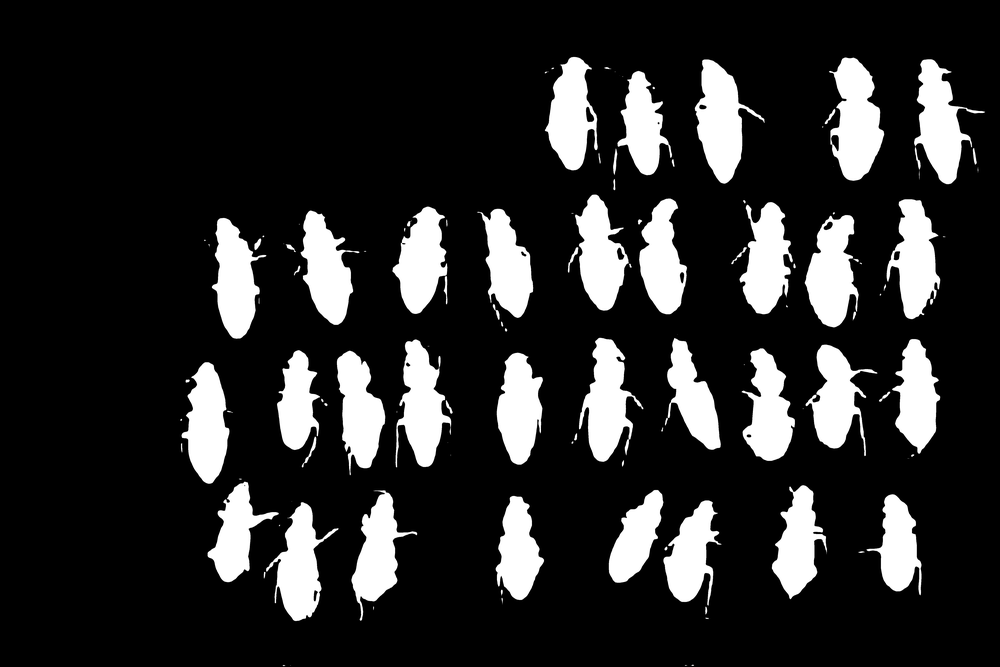
#> input picture samples/A00000008916_mask.png, 1000 x 667 px, shrunk from 5568 x 3712 before the run, found by its file name
$ python view_mask_img.py
#> lines starting #> are read from the running program, lines starting #| are printed output that depends on the picture
import cv2
from pathlib import Path

def main():
    mask_image_dir = '/fs/scratch/PAS2684/yoohj0416/data-archive/2018-NEON-beetles/group_images_masks'

    # Get the first image in the directory
    # mask_img_path = Path(mask_image_dir).rglob('*.png').__next__()
    # mask_img_path = Path('/fs/scratch/PAS2684/yoohj0416/data-archive/2018-NEON-beetles/group_images_masks/A00000033572_mask.png')
    # mask_img_path = Path('/fs/scratch/PAS2684/yoohj0416/data-archive/2018-NEON-beetles/group_images_masks/A00000033623_mask.png')
    mask_img_path = Path('/fs/scratch/PAS2684/yoohj0416/data-archive/2018-NEON-beetles/group_images_masks/A00000008916_mask.png')
    # Read the image as binary
    mask_img = cv2.imread(str(mask_img_path), cv2.IMREAD_GRAYSCALE)
#> mask_img is the input picture: shape (667, 1000); min 0, max 255, mean 43.4

    # Covert binary image to 0-255 scale
    mask_img = mask_img * 255
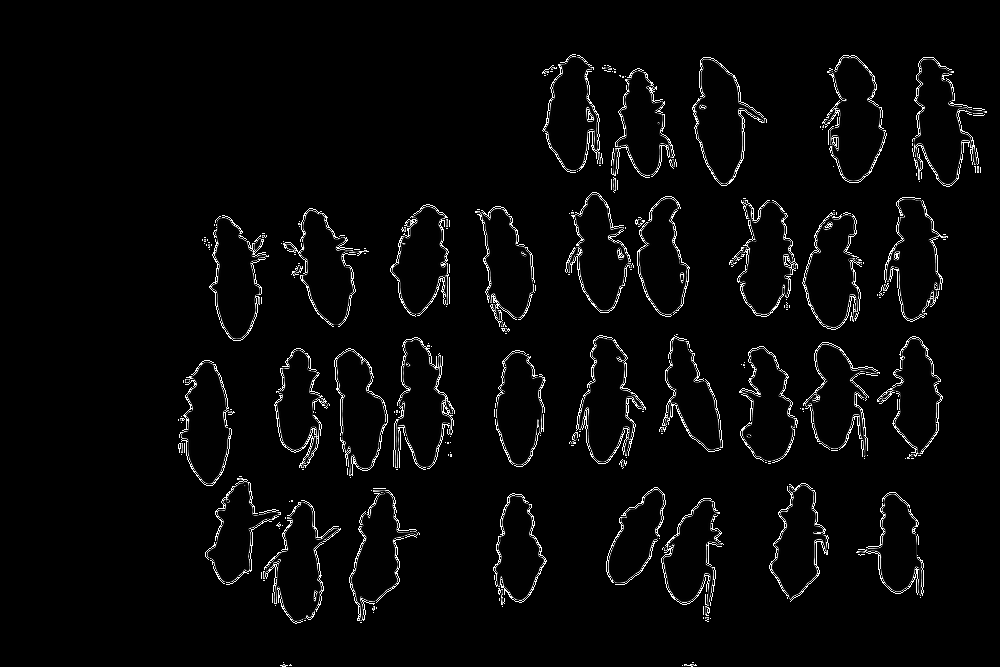
#> mask_img: shape (667, 1000); min 0, max 255, mean 8

    # Image path to save
    save_dir = Path('/users/PAS2119/yoohj0416/predictbeetle/samples')
    save_path = save_dir.joinpath(mask_img_path.name)

    # Save image
    cv2.imwrite(str(save_path), mask_img)

if __name__ == '__main__':
    main()

$ run again, with samples/A00000033572_mask.png copied over samples/A00000008916_mask.png
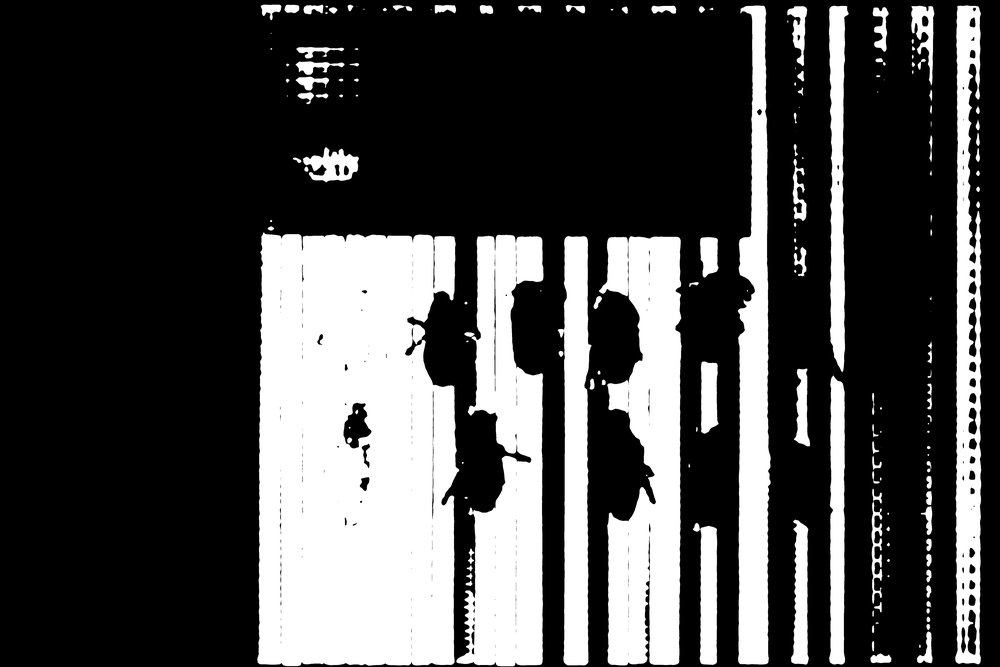
#> input picture samples/A00000033572_mask.png, 1000 x 667 px, shrunk from 5568 x 3712 before the run, found by its file name
#> in main, mask_img is the input picture: shape (667, 1000); min 0, max 255, mean 71.9
#> in main, `mask_img = mask_img * 255`:
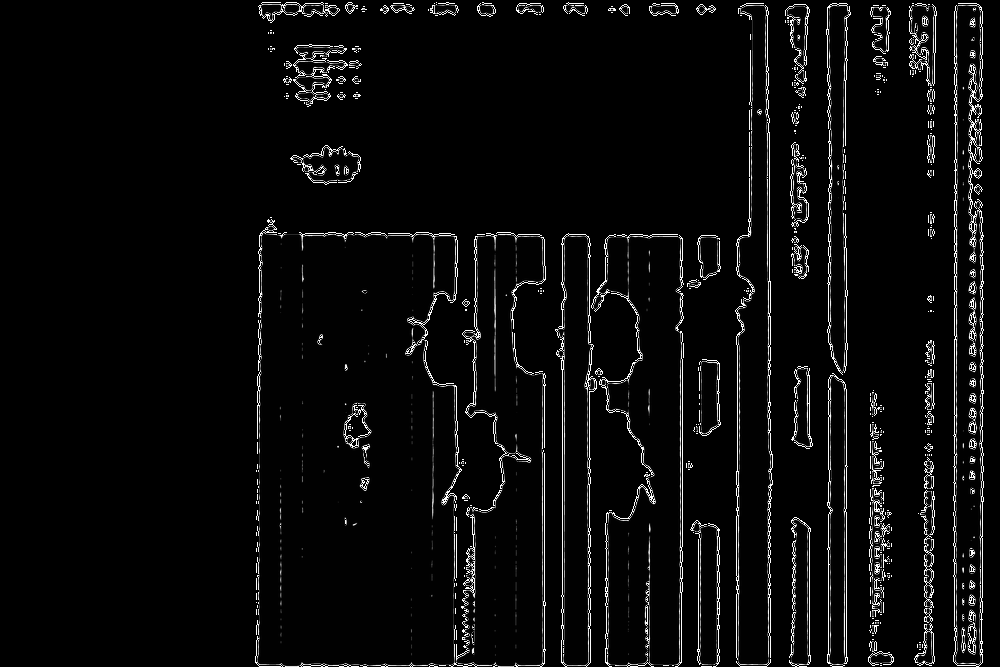
#> mask_img: shape (667, 1000); min 0, max 255, mean 10.6

$ run again, with samples/A00000033623_mask.png copied over samples/A00000008916_mask.png
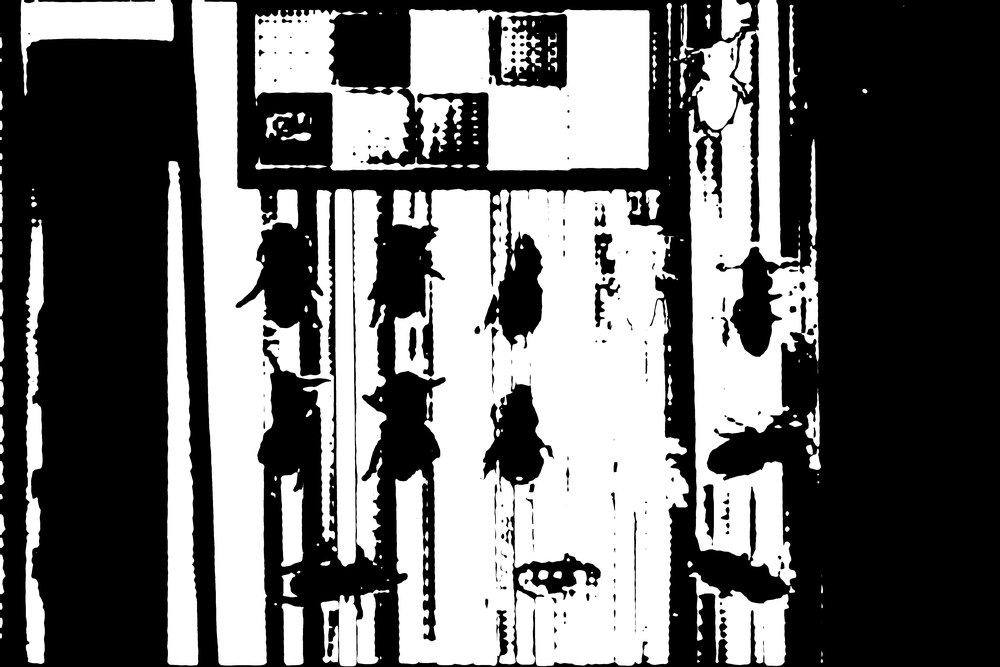
#> input picture samples/A00000033623_mask.png, 1000 x 667 px, shrunk from 5568 x 3712 before the run, found by its file name
#> in main, mask_img is the input picture: shape (667, 1000); min 0, max 255, mean 106
#> in main, `mask_img = mask_img * 255`:
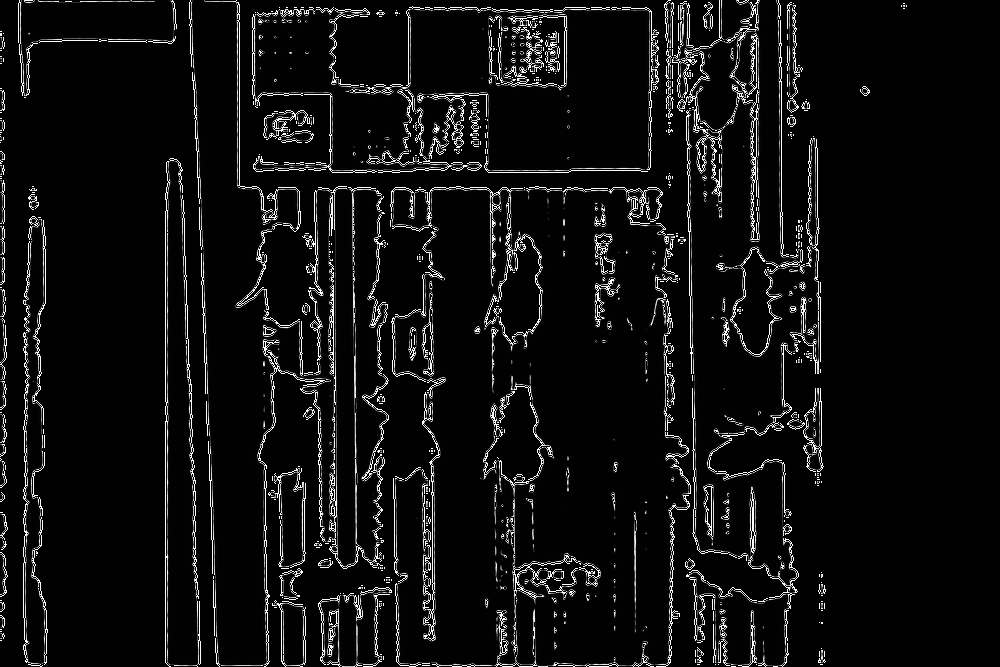
#> mask_img: shape (667, 1000); min 0, max 255, mean 15.3

$ run again, with samples/A00000040692_mask.png copied over samples/A00000008916_mask.png
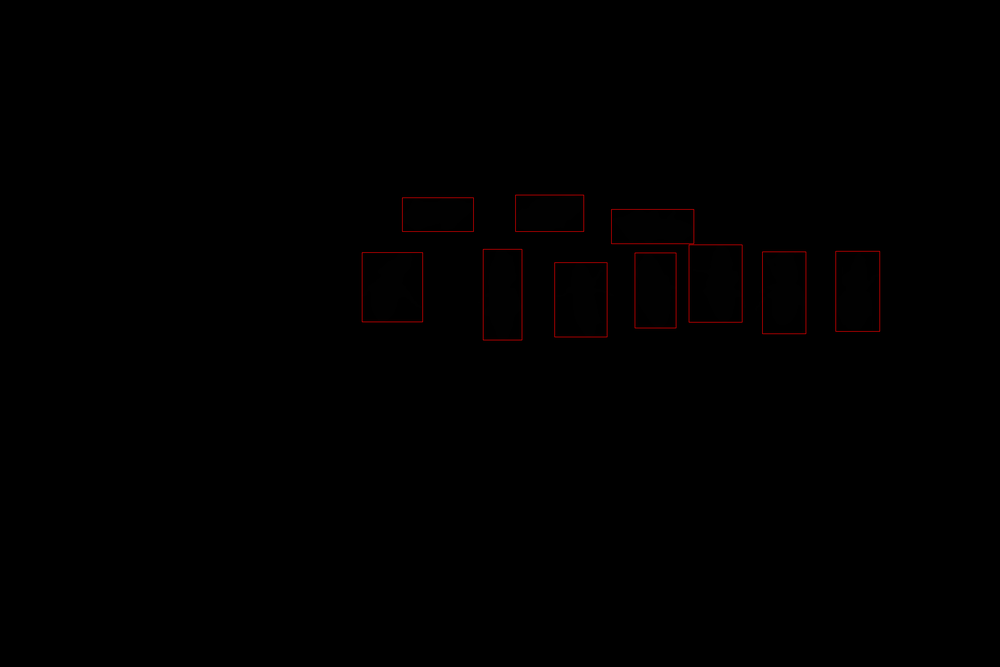
#> input picture samples/A00000040692_mask.png, 1000 x 667 px, shrunk from 5568 x 3712 before the run, found by its file name
#> in main, `mask_img = mask_img * 255`:
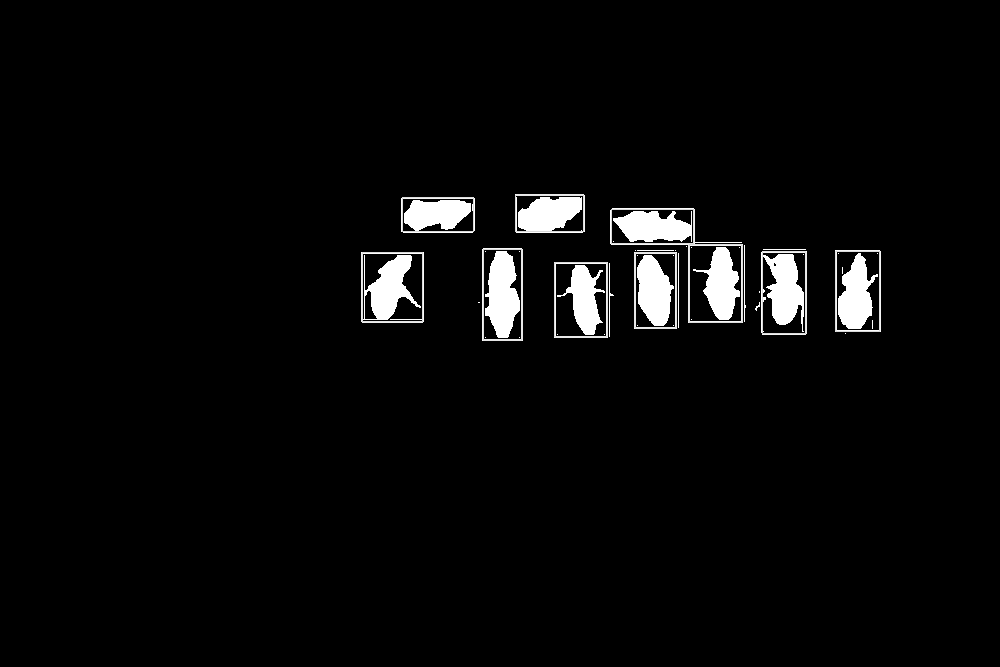
#> mask_img: shape (667, 1000); min 0, max 255, mean 8.7
